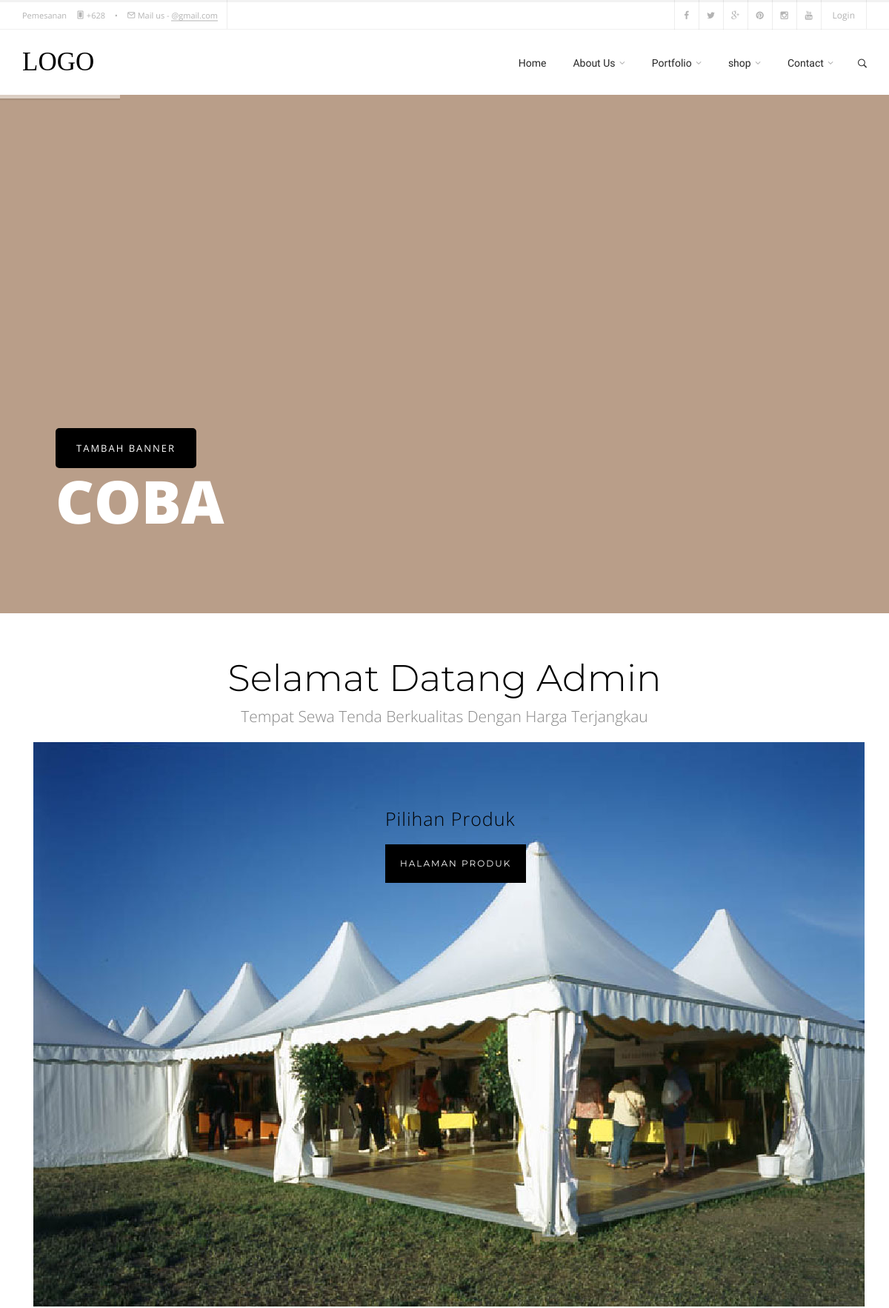
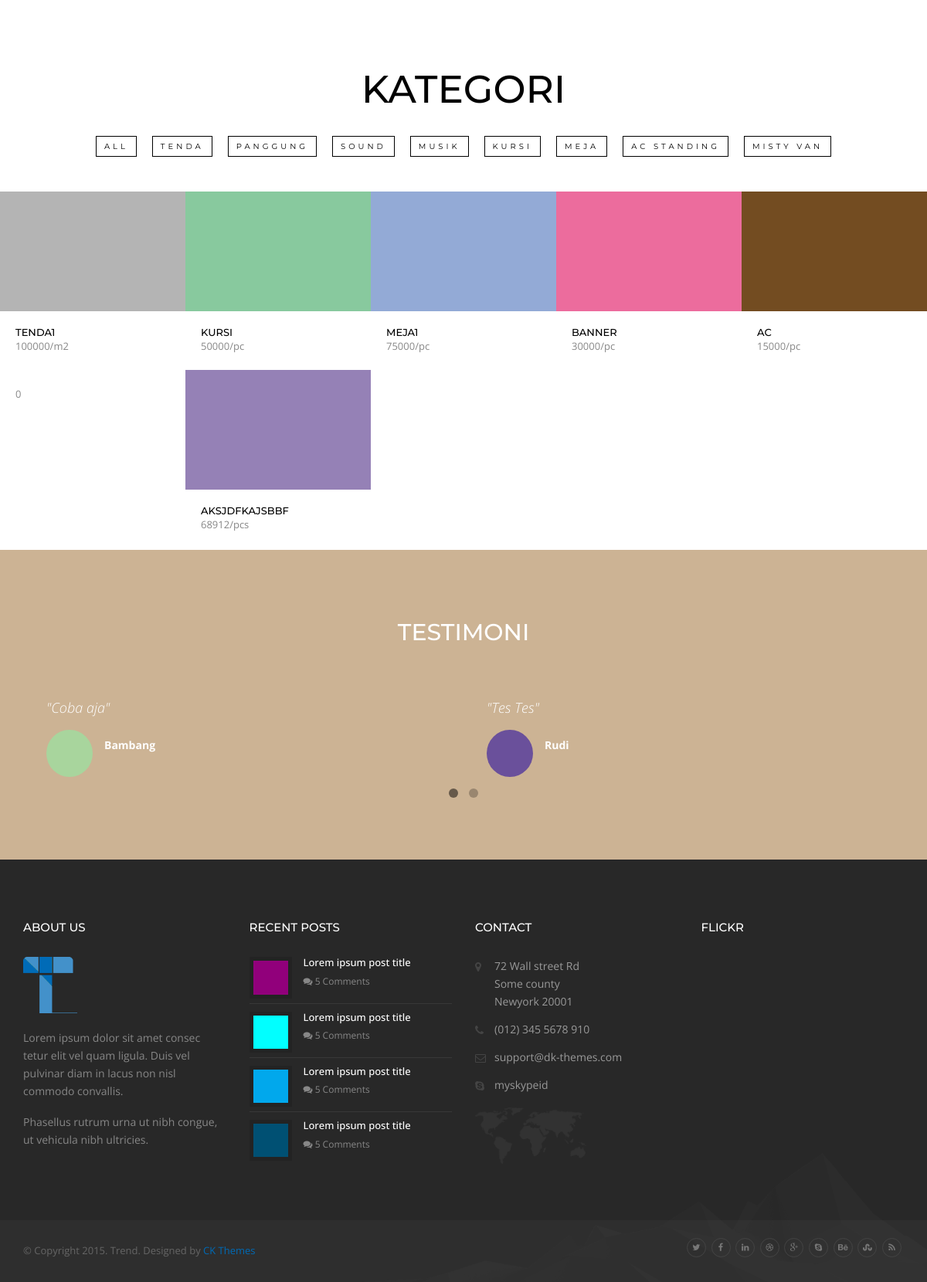
The page / on the database its author committed (2 pictures, top to bottom).
### tables this page shows
CREATE TABLE `banner` (
  `id_banner` int(3) NOT NULL,
  `foto_banner` varchar(20) NOT NULL,
  `judul` varchar(30) NOT NULL,
  `subjudul` varchar(30) NOT NULL
);

CREATE TABLE `kategori` (
  `id_kategori` int(8) NOT NULL,
  `nama_kategori` varchar(30) NOT NULL
);

CREATE TABLE `produk` (
  `id` int(11) NOT NULL,
  `id_kategori` int(11) NOT NULL,
  `nama_produk` varchar(30) NOT NULL,
  `harga` int(8) NOT NULL,
  `satuan` varchar(10) NOT NULL,
  `foto_produk` varchar(30) NOT NULL,
  `terjual` int(3) NOT NULL
);

CREATE TABLE `testimoni` (
  `id_testimoni` int(3) NOT NULL,
  `nama` varchar(30) NOT NULL,
  `pesan_testimoni` varchar(100) NOT NULL,
  `foto_testimoni` varchar(20) NOT NULL
);

### index.php (called while the page is built, shortened)
<?php
	include "header_user.php";
	include "isi.php";
	include "footer_user.php";
?>

### home.php (the view, shortened to what this page needs)
<div class="slider-wrap">
	<div class="tp-banner-container">
		<div class="tp-banner" >
			<ul>
				<?php $ambil = $koneksi->query("SELECT * FROM banner");?>
				<?php while($perproduk = $ambil->fetch_assoc()){ ?>
				<li data-transition="fade" data-slotamount="1" data-masterspeed="1500" data-thumb="" data-delay="13000"  data-saveperformance="off"  data-title="Our Workplace">
					<div class="tp-caption customin customout tp-resizeme"
						data-x="left" data-hoffset="60"
						data-y="500"
						data-customin="x:0;y:0;z:0;rotationX:90;rotationY:0;rotationZ:0;scaleX:1;scaleY:1;skewX:0;skewY:0;opacity:0;transformPerspective:200;transformOrigin:50% 0%;"
						data-customout="x:0;y:0;z:0;rotationX:0;rotationY:0;rotationZ:0;scaleX:0.75;scaleY:0.75;skewX:0;skewY:0;opacity:0;transformPerspective:600;transformOrigin:50% 50%;"
						data-speed="1000"
						data-start="500"
						data-easing="Back.easeInOut"
						data-endspeed="300"
						style="font-size:80px;color:#fff;text-transform:uppercase;font-weight: 800 !important;letter-spacing: 0px;line-height: 120% !important;"
						><?php echo $perproduk ['judul']; ?>
					</div>
					<a href="banner.php" class="tp-caption small_title  customin customout tp-resizeme"
						data-x="left" data-hoffset="60"
						data-y="450"
						data-customin="x:0;y:0;z:0;rotationX:90;rotationY:0;rotationZ:0;scaleX:1;scaleY:1;skewX:0;skewY:0;opacity:0;transformPerspective:200;transformOrigin:50% 0%;"
						data-customout="x:0;y:0;z:0;rotationX:0;rotationY:0;rotationZ:0;scaleX:0.75;scaleY:0.75;skewX:0;skewY:0;opacity:0;transformPerspective:600;transformOrigin:50% 50%;"
						data-speed="1600"
						data-start="900"
						data-easing="Back.easeInOut"
						data-endspeed="300" style="	background: #000;
						padding:18px 28px;
						color: #fff;
						text-transform: uppercase;
						border: none;
						font-size: 13px;
						letter-spacing: 2px;
						border-radius: 0px;
						display: table;
						transition: .4s;
						border-radius:5px;
						">Tambah Banner</a>
				</li>
				<?php
				}
				?>
			</ul>
			<div class="tp-bannertimer"></div>
		</div>
	</div>
</div>
<div class="inner-content no-padding">
	<div class="container">
		<div class="welcome-content text-center">
			<h2>Selamat Datang Admin</h2>
			<p class="lead">Tempat Sewa Tenda Berkualitas Dengan Harga Terjangkau</p>
		</div>
	</div>
	<div class="container info-home">
		<div class="col-md-5">
			<img src="foto/tenda.jpg" alt="">
		</div>
		<div class="col-md-7">
			<h3>Pilihan Produk</em></h3>
			<a href="?halaman=produk" class="button btn-lg">Halaman Produk</a>
		</div>
	</div>
	<section id="portfolio-section">
		<div class="container">
			<h3 class="uppercase text-center"> Kategori</h3>
		</div>
		<ul class="filter" data-option-key="filter">
			<li><a class="selected" href="#filter" data-option-value="*">All</a></li>
			<?php
                     $query  = mysqli_query($koneksi, "SELECT * FROM kategori") or die (mysqli_error());
                     while ($kategori = mysqli_fetch_array($query)) {
               ?>
			<li><a href="#" data-option-value="<?php echo ".".$kategori['id_kategori']; ?>"><?php echo $kategori['nama_kategori']; ?></a></li>
			<?php
				}
			?>
		</ul>
		<div id="portfolio-home" class="isotope">
			<?php
                     $query  = mysqli_query($koneksi, "SELECT * FROM produk") or die (mysqli_error());
                     while ($produk = mysqli_fetch_array($query)) {
               ?>
			<div class="project-item <?php echo $produk['id_kategori']; ?>">
				<div class="project-gal">
					<img src="foto/produk/<?php echo $produk['foto_produk']; ?>" class="img-responsive" alt="">
				</div>
				<div class="project-info">
					<h2><?php echo $produk['nama_produk']; ?></h2>
					<p><?php echo $produk['harga'];?><?php echo $produk['satuan'];?></p>
				</div>
			</div>
			<?php
				}
			?>
		</div>
	</section>
<div class="parallax-bg3 padding70">
	<div class="container home-testimonials ">
		<div class="text-center space70">
			<h2 class="white uppercase">Testimoni</h2>
		</div>
		<div id="home-quote" class="owl-carousel owl-theme">
			<?php
                 $querytesti  = mysqli_query($koneksi, "SELECT * FROM testimoni") or die (mysqli_error());
                 while ($testimoni = mysqli_fetch_array($querytesti)) {
               ?>
			<div class="item">
				<div class="hq-info">
					<p>"<?php echo $testimoni['pesan_testimoni']; ?>"</p>
					<img src="foto/testimoni/<?php echo $testimoni['foto_testimoni']; ?>" alt="">
					<span><strong><?php echo $testimoni['nama']; ?></strong></span>
				</div>
			</div>
			<?php
				}
			?>
		</div>
	</div>
</div>

### header_user.php (shortened to what this page needs)
<!DOCTYPE html>
<html lang="en">
<head>
	<link rel="stylesheet" href="css/bootstrap.min.css" type="text/css">
	<link rel="stylesheet" href="js/owl-carousel/owl.carousel.css">
	<link rel="stylesheet" href="js/owl-carousel/owl.theme.css">
	<link rel="stylesheet" href="js/owl-carousel/owl.transitions.css">
	<link rel="stylesheet" href="js/rs-plugin/css/settings.css">
	<link rel="stylesheet" href="js/flexslider/flexslider.css">
	<link rel="stylesheet" href="js/isotope/isotope.css">
	<link rel="stylesheet" href="css/jquery-ui.css">
	<link rel="stylesheet" href="js/magnific-popup/magnific-popup.css">
	<link rel="stylesheet" href="css/style.css">
	<link rel="stylesheet" href="css/icomoon/style.css" type="text/css">
	<link rel="stylesheet" href="font-awesome/css/font-awesome.min.css" type="text/css">
	<link rel="stylesheet" href="css/color-scheme/default-blue.css" type="text/css">
</head>
<body>
<div class="outer-wrapper">
	<div id="top-bar" class="hidden-xs hidden-sm">
		<div class="container">
			<div class="row">
				<div class="col-md-12">
					<div class="top-bar-content">
						<p>Pemesanan <span></span><i class="icon-mobile2"></i> +628 <span></span>&bull;<span></span> <i class="icon-mail3"></i> Mail us - <a href="#">@gmail.com</a></p>
					</div>
					<div class="top-login">
						<a href="./shop-login.html">Login</a>
					</div>
					<div class="nav-social-icons">
						<ul class="social-icons">
							<li class="facebook">
								<a href="http://facebook.com" target="_blank">
								<i class="fa fa-facebook"></i><i class="fa fa-facebook"></i>
								</a>
							</li>
							<li class="twitter">
								<a href="http://twitter.com" target="_blank">
								<i class="fa fa-twitter"></i>
								</a>
							</li>
							<li class="google-plus">
								<a href="http://google.com" target="_blank">
								<i class="fa fa-google-plus"></i>
								</a>
							</li>
							<li class="pinterest">
								<a href="http://pinterest.com" target="_blank">
								<i class="fa fa-pinterest"></i>
								</a>
							</li>
							<li class="instagram">
								<a href="http://instagram.com" target="_blank">
								<i class="fa fa-instagram"></i>
								</a>
							</li>
							<li class="youtube">
								<a href="http://youtube.com" target="_blank">
								<i class="fa fa-youtube"></i>
								</a>
							</li>
						</ul>
					</div>
				</div>
			</div>
		</div>
	</div>
	<header id="header-main">
		<div class="container">
			<div class="navbar yamm navbar-default">
				<div class="navbar-header">
					<a href="index.php" class="navbar-brand">LOGO</a>
				</div>
				<div class="header-x pull-right">
					<div class="s-search">
						<div class="ss-trigger"><i class="icon-search2"></i></div>
					</div>
				</div>
				<div id="navbar-collapse-1" class="navbar-collapse collapse navbar-right">
					<ul class="nav navbar-nav">
						<li class="nav-item">
							<a class= "nav-link" href="index.html" >
								Home
							</a>
						</li>
				  <li class="dropdown">
							<a href="#" data-toggle="dropdown" class="dropdown-toggle">
								About Us
								<div class="arrow-up"><i class="fa fa-angle-down"></i></div>
							</a>
						</li>
				  <li class="dropdown">
							<a href="#" data-toggle="dropdown" class="dropdown-toggle">
								Portfolio
								<div class="arrow-up"><i class="fa fa-angle-down"></i></div>
							</a>
						</li>
				  <li class="dropdown">
							<a href="#" data-toggle="dropdown" class="dropdown-toggle">
								shop
								<div class="arrow-up"><i class="fa fa-angle-down"></i></div>
							</a>
						</li>
				  <li class="dropdown">
							<a href="#" data-toggle="dropdown" class="dropdown-toggle">
								Contact
								<div class="arrow-up"><i class="fa fa-angle-down"></i></div>
							</a>
						</li>
				  </ul>
				</div>
			</div>
		</div>
	</header>

### isi.php
<?php
$halaman = @$_GET['halaman'];
if($halaman == ""){
	include "home.php";
}else if (isset($_GET['halaman'])){
    if ($_GET['halaman']=="produk"){
        include 'produk.php';
    }elseif ($_GET['halaman']=="tambahproduk"){
        include 'tambahproduk.php';
    }elseif ($_GET['halaman']=="login"){
        if(@$_SESSION['admin']){
            header("location:indexadmin.php");
        }else{
            include 'login.php';
        }
    }elseif ($_GET['halaman']=="aboutus"){
        include 'about.php';
    }
}
?>

### footer_user.php (shortened to what this page needs)
<footer>
		<div class="container">
			<div class="row">
				<div class="col-md-3">
					<h4 class="space30">About us</h4>
			    <img src="images/basic/logo-ico.png" class="img-responsive space20" width="70" alt=""/>
					<p>Lorem ipsum dolor sit amet consec tetur elit vel quam ligula. Duis vel pulvinar diam in lacus non nisl commodo convallis.</p>
					<p>Phasellus rutrum urna ut nibh congue, ut vehicula nibh ultricies.</p>
				</div>
				<div class="col-md-3">
					<h4 class="space30">Recent Posts</h4>
			  <ul class="f-posts">
						<li>
							<img src="images/blog/1/1.jpg" class="img-responsive" alt=""/>
							<h5><a href="#">Lorem ipsum post title</a></h5>
							<p><i class="fa fa-comments"></i> 5 Comments</p>
						</li>
						<li>
							<img src="images/blog/1/2.jpg" class="img-responsive" alt=""/>
							<h5><a href="#">Lorem ipsum post title</a></h5>
							<p><i class="fa fa-comments"></i> 5 Comments</p>
						</li>
						<li>
							<img src="images/blog/1/3.jpg" class="img-responsive" alt=""/>
							<h5><a href="#">Lorem ipsum post title</a></h5>
							<p><i class="fa fa-comments"></i> 5 Comments</p>
						</li>
						<li>
							<img src="images/blog/1/4.jpg" class="img-responsive" alt=""/>
							<h5><a href="#">Lorem ipsum post title</a></h5>
							<p><i class="fa fa-comments"></i> 5 Comments</p>
						</li>
					</ul>
				</div>
				<div class="col-md-3">
					<h4 class="space30">Contact</h4>
			  <ul class="c-info">
						<li><i class="fa fa-map-marker"></i> 72 Wall street Rd<br>Some county<br>Newyork 20001
						</li>
						<li><i class="fa fa-phone"></i> (012) 345 5678 910</li>
						<li><i class="fa fa-envelope-o"></i> support@dk-themes.com</li>
						<li><i class="fa fa-skype"></i> myskypeid</li>
					</ul>
				</div>
				<div class="col-md-3">
					<h4 class="space30">Flickr</h4>
				</div>
			</div>
		</div>
	</footer>
	<div class="footer-bottom">
		<div class="container">
			<div class="row">
				<div class="col-md-8">
					<p>&copy; Copyright 2015. Trend. Designed by <a href="http://www.ckthemes.com" target="_blank">CK Themes</a></p>
				</div>
				<div class="col-md-4">
					<div class="f-social pull-right">
						<a class="fa fa-twitter" href="#"></a>
						<a class="fa fa-facebook" href="#"></a>
						<a class="fa fa-linkedin" href="#"></a>
						<a class="fa fa-dribbble" href="#"></a>
						<a class="fa fa-google-plus" href="#"></a>
						<a class="fa fa-skype" href="#"></a>
						<a class="fa fa-behance" href="#"></a>
						<a class="fa fa-stumbleupon" href="#"></a>
						<a class="fa fa-rss" href="#"></a>
					</div>
				</div>
			</div>
		</div>
	</div>
</div>
</body>
</html>

### js/isotope/isotope.css (style rules this page uses)
.isotope { margin-top: 10px; }

### css/icomoon/style.css (style rules this page uses)
[class^="icon-"], [class*=" icon-"] { font-family: 'icomoon'; speak: none; font-style: normal; font-weight: normal; font-variant: normal; text-transform: none; line-height: 1; -webkit-font-smoothing: antialiased; -moz-osx-font-smoothing: grayscale; }
.icon-mobile2:before { content: "\e609"; }
.icon-search2:before { content: "\e611"; }
.icon-mail3:before { content: "\e066"; }

### css/color-scheme/default-blue.css (style rules this page uses)
a { color: #006bb7; }

### rows shown on the page
banner: judul "COBA"
kategori: nama_kategori "TENDA"
kategori: nama_kategori "PANGGUNG"
kategori: nama_kategori "SOUND"
kategori: nama_kategori "MUSIK"
kategori: nama_kategori "KURSI"
kategori: nama_kategori "MEJA"
kategori: nama_kategori "AC STANDING"
kategori: nama_kategori "MISTY VAN"
produk: foto_produk (picture), nama_produk "TENDA1", harga "100000", satuan "/m2"
produk: foto_produk (picture), nama_produk "KURSI", harga "50000", satuan "/pc"
produk: foto_produk (picture), nama_produk "MEJA1", harga "75000", satuan "/pc"
produk: foto_produk (picture), nama_produk "BANNER", harga "30000", satuan "/pc"
produk: foto_produk (picture), nama_produk "AC", harga "15000", satuan "/pc"
produk: harga "0"
produk: foto_produk (picture), nama_produk "AKSJDFKAJSBBF", harga "68912", satuan "/pcs"
testimoni: pesan_testimoni "Coba aja", foto_testimoni (picture), nama "Bambang"
testimoni: pesan_testimoni "Tes Tes", foto_testimoni (picture), nama "Rudi"
